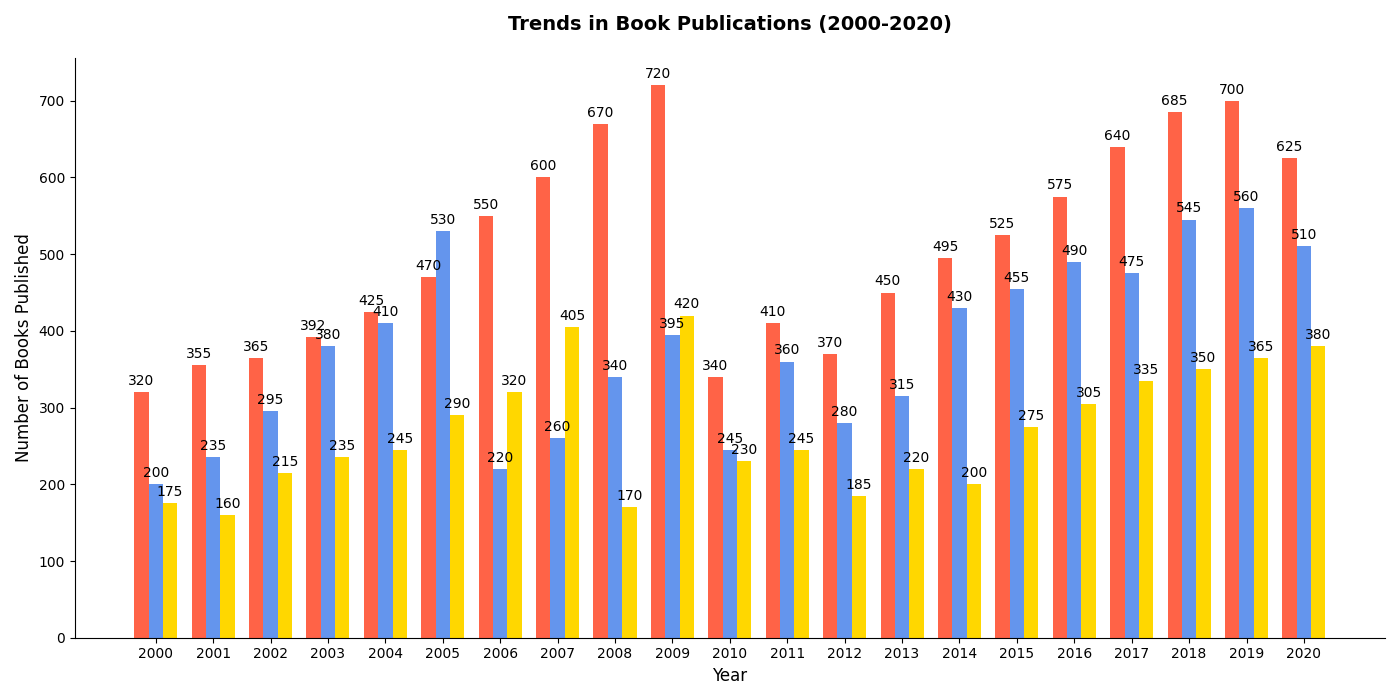

Python code for this plot:
import matplotlib.pyplot as plt
import numpy as np

years = np.arange(2000, 2021)
fiction_books = [320, 355, 365, 392, 425, 470, 550, 600, 670, 720, 340, 410, 370, 450, 495, 525, 575, 640, 685, 700, 625]
non_fiction_books = [200, 235, 295, 380, 410, 530, 220, 260, 340, 395, 245, 360, 280, 315, 430, 455, 490, 475, 545, 560, 510]
scifi_books = [175, 160, 215, 235, 245, 290, 320, 405, 170, 420, 230, 245, 185, 220, 200, 275, 305, 335, 350, 365, 380]

fig, ax = plt.subplots(figsize=(14, 7))
width = 0.25
x = np.arange(len(years))

ax.bar(x - width, fiction_books, width, color='tomato')
ax.bar(x, non_fiction_books, width, color='cornflowerblue')
ax.bar(x + width, scifi_books, width, color='gold')

ax.set_xlabel('Year', fontsize=12)
ax.set_ylabel('Number of Books Published', fontsize=12)
ax.set_title('Trends in Book Publications (2000-2020)', fontsize=14, fontweight='bold', pad=20)
ax.set_xticks(x)
ax.set_xticklabels(years)

def add_labels(rects):
    for rect in rects:
        height = rect.get_height()
        ax.annotate('{}'.format(height),
                    xy=(rect.get_x() + rect.get_width() / 2, height),
                    xytext=(0, 3),
                    textcoords="offset points",
                    ha='center', va='bottom', fontsize=10)

add_labels(ax.patches[:len(years)])
add_labels(ax.patches[len(years):2*len(years)])
add_labels(ax.patches[2*len(years):])

ax.spines['right'].set_visible(False)
ax.spines['top'].set_visible(False)
ax.set_axisbelow(True)

plt.tight_layout()
plt.show()
